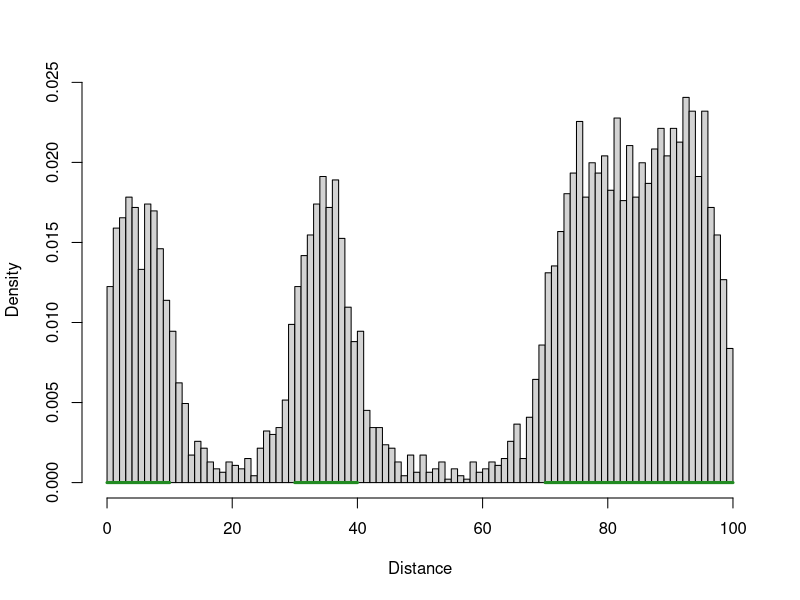
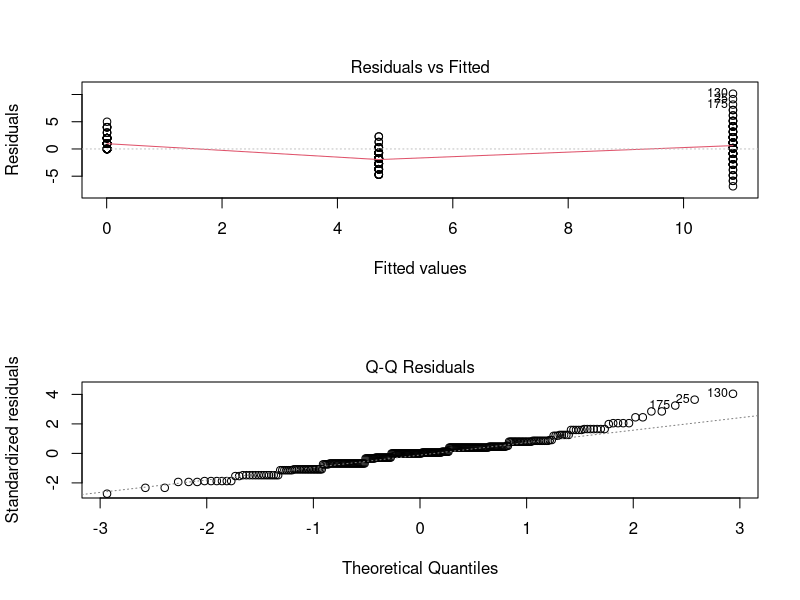

The R script that drew these images, in order:
#Simulation to look at dispersal distances from seminatural features, SR 2020

library(tidyverse)

# Set up simulation -------------------------------------------------------

#Idea: 2D world of habitable patches surrounded by uninhabitable matrix. 
#Organisms start in a patch, reproduce according to logistic growth equation (K related to size of patch), and then disperse according to some univariate normal distribution
#If they land in another/the same patch, they add to its population
#Basically just the theory of island biogeography + metapopulation stuff

#Function to generate distribution of propagules from some source
#patches - dataframe of patches: xmin, xmax, n = starting population
#worldLims - vector of x-limits
#r - rate of growth at n=0
#dispType - dispersal kernel ('normal','t','cauchy','ft')
#dispPars - vector of parameters for dispersal (SD, c(SD,nu) for t-dist, c(a,b) for fat-tailed)
#tim - time steps to take
#kfac - factor to multiply patch size by (raises K-constant of patch)
#propDisperse - proportion of organisms that disperse, rather than staying in the patch (between 0 and 1)
#figure - what type of figure should be displayed ('hist','dense','none')
#lastStep - should only last step be saved (T/F)
#returnDist - should locations of dispersers be returned as a vector (T/F)
mkDist <- function(patches,worldLims,r,dispType,dispPars,tim,kfac,propDisperse=1,figure='hist',lastStep=F,returnDist=F){
  #Helper functions
  
  #Logistic growth equation (n at t+1)
  ntPlus <- function(nt,r,K){
    nt+(r*nt*(1-(nt/K)))
  }
  
  #Generate random numbers from 2-sided fat tailed distribution
  #1-sided: function(d,a,b) 1/(1+a*d^b)
  rft2 <- function(n,a,b){
    d <- runif(n,0,1) #Random uniform
    posneg <- sample(c(-1,1),n,T) #Positive/negative 1
    return(posneg*((1-d)/(a*d))^(1/b))
  }
  
  #Parameters for patches
  patches$size <- with(patches,xmax-xmin) #Size of patch
  patches$mid <- rowMeans(patches[,c('xmax','xmin')]) #Middle of patch
  npatches <- nrow(patches) #number of patches
  
  # plot(0,type='n',xlim=range(patches[,c('xmax','xmin')]),ylim=c(0,30),xlab='',ylab='')
  # for(i in 1:length(patches)){
  #   with(patches,{
  #     lines(c(xmin[i],xmax[i]),c(0,0),col='forestgreen',lwd=3)
  #     points(rep(mean(c(xmin[i],xmax[i])),n[i]),1:(n[i]),pch=19)
  #   })
  # }
  
  recordDisp <- list() #List to store dispersal
  
  for(t in 1:tim){
    #Reproduce
    for(i in 1:npatches){
      patches$n[i] <- round(ntPlus(patches$n[i],r,patches$size[i]))
    }
    
    #Disperse
    
    # dLocs <- with(patches,unlist(mapply(rnorm,n,mid,disp))) #Disperse from middle of patch
    dLocs <- numeric(0) #Empty set to store locations
    for(i in 1:npatches){
      #Dispersal location for migrants - all individuals disperse if propDisperse == 1
      nDispersers <- round(patches$n[i]*propDisperse)
      
      dLocs <- with(patches,c(dLocs,switch(dispType, #Choose dispersal kernel
        normal=rnorm(nDispersers,runif(nDispersers,xmin[i],xmax[i]),dispPars[1]), #Normal distribution
        cauchy=rcauchy(nDispersers,runif(nDispersers,xmin[i],xmax[i]),dispPars[1]), #Cauchy
        t=rt(nDispersers,dispPars[2])*dispPars[1] + runif(nDispersers,xmin[i],xmax[i]), #Student's t (regularized)
        ft=rft2(nDispersers,dispPars[1],dispPars[2]) + runif(nDispersers,xmin[i],xmax[i]) #2-sided fat-tailed
      )))
                     
      #Should try fat-tailed as well, as in Chapman et al 2006
      #Formula f(d|a,b) = 1/(1+a*d^b); authors found a = 0.3-0.4, b = 1.5-1.6
      #Turns out this is impossible to integrate. Better to use t dist or cauchy dist.
      #https://besjournals.onlinelibrary.wiley.com/doi/full/10.1111/j.1365-2656.2006.01172.x
      
      patches$n[i] <- patches$n[i] - nDispersers #Remove migrants
      if(patches$n[i]<0) stop('Population negative')
    }
    
    #Assign migrants to new patches
    for(i in 1:npatches){
      #New population = residents + immigrants
      patches$n[i] <- patches$n[i] + sum(dLocs>=patches$xmin[i] & dLocs<=patches$xmax[i]) 
    }
    
    #Record location of all migrants (sucessful/unsuccessful)
    recordDisp[[t]] <- dLocs
  }
  
  if(lastStep) recordDisp <- recordDisp[[length(recordDisp)]] #Only saves the last time step
  
  recordDisp <- unlist(recordDisp) #Converts to vector
  recordDisp <- recordDisp[recordDisp>=min(worldLims)&recordDisp<=max(worldLims)] #Get rid of records outside of world range
  
  if(figure=='hist'|figure=='dens'){ #Make a figure of the dispersal data
    # plot(0,type='n',xlim=range(patches[,c('xmax','xmin')]),ylim=c(0,max(patches$n)),xlab='',ylab='') #Empty plot
    if(figure=='hist') hist(unlist(recordDisp),freq=F,main='',breaks=100,xlim=worldLims,xlab='Distance') #Histogram plot
    
    if(figure=='dens') plot(density(unlist(recordDisp)),zero.line=T,main='',xlim=worldLims,xlab='Distance') #Density plot
    
    
    for(i in 1:npatches){
      with(patches,{
        lines(c(xmin[i],xmax[i]),c(0,0),col='forestgreen',lwd=3)
        # if(n[i]>0) points(rep(mean(c(xmin[i],xmax[i])),n[i]),1:(n[i]),pch=19)
      })
    }
  }
  
  if(returnDist) return(recordDisp)

}

patches <- data.frame(xmin=c(0,30,70),xmax=c(10,40,100),n=c(5,5,15))
worldLims <- c(0,100)
r <- 1 #Rate of growth

# #normal distribution
# dispType <- 'normal'
# dispPars <- c(5)

# #t distribution
# dispType <- 't'
# dispPars <- c(5,3) #dispersal parameters

# #cauchy distribution 
# dispType <- 'cauchy'
# dispPars <- c(1) #dispersal parameters

#2-sided fat-tailed distribution
dispType <- 'ft'
dispPars <- c(0.4,1.5) #dispersal parameters

tim <- 1000 #Time steps
kfac <- 10 #Factor to multiply k by (change carrying capacity for all patches)

mkDist(patches,worldLims,r,dispType,dispPars,tim,kfac,propDisperse=0.1,figure='hist',lastStep=F,returnDist=F)

# Simple situation --------------------------------------------------------

theme_set(theme_classic())

#1 large patch on left side
patches <- data.frame(xmin=c(0),xmax=c(20),n=c(5))
worldLims <- c(0,100)
r <- 1 #Rate of growth
tim <- 2000 #Time steps
kfac <- 10 #Factor to multiply k by

#Simulate dispersal at 3 distances (25,50,75)
dispDist <- lapply(1:100,function(x){
  data.frame(d=mkDist(patches,worldLims,r,dispType='ft',dispPars=c(0.4,1.5),tim,kfac,propDisperse=0.1,figure='none',lastStep=F,returnDist=T)) %>% 
    filter(d>20) %>% mutate(d=d-20) %>% #Removes dispersals within patch
    # ggplot(aes(x=d))+geom_histogram()
    mutate(d=case_when(d>20&d<30 ~ 'near', d>45&d<55 ~ 'mid', d>70&d<80 ~ 'far')) %>% filter(!is.na(d)) %>% 
    mutate(d=factor(d,levels=c('near','mid','far'))) %>% group_by(d,.drop=F) %>% summarize(n=n()) %>% ungroup() %>% 
    mutate(d=case_when(d=='near' ~ 25, d=='mid' ~ 50, d=='far' ~ 75)) %>% 
    mutate(rep=x)
})
dispDist <- do.call('rbind',dispDist) %>% 
  mutate(rep=factor(rep))

mod1 <- dispDist %>% mutate(d=scale(d)) %>% 
  glm(n~d,data=.,family='poisson')

mod1 <- dispDist %>% mutate(logn=log(n+0.1),d=d) %>% 
  lm(n~sqrt(d),data=.)

# mod1 <- dispDist %>% mutate(d=scale(d)) %>% 
#   glmer(n~d+(d|rep),data=.,family='poisson')
summary(mod1)
par(mfrow=c(2,1)); plot(mod1,which=c(1,2))

#Function to extract "onion skin" proportions of patch cover at distances from cent
# patches: dataframe with xlims of patches
# cent: vector of centre locations
# rad: length of radius
# nSlice: number of slices to take from 0 to rad
onionSkin <- function(patches,cent,rad,nSlice,scale=F){
  #Helper function
  overlap <- function(t1,t2,b1,b2){ #How much of a target line (t1,t2) overlaps the boundary line (b1,b2)
    if(t1>=t2|b1>=b2) stop('Second argument (t2/b2) must be larger than first (t1/b1)')
    max(0,min(t2,b2)-max(t1,b1))
  }
  
  #Setup 
  nPatch <- nrow(patches) #Number of patches specified
  nCent <- length(cent) #Number of point centres to use
  wSlice <- rad/nSlice #Width of a slice
  
  #Matrix for storing values
  results <- matrix(rep(NA,nCent*nSlice),nrow=nCent,ncol=nSlice)
  rownames(results) <- cent
  colnames(results) <- paste0('d',format(round(seq(wSlice,rad,wSlice),2),nsmall=2,trim=T))
  
  for(i in 1:nCent){ #For each point centre
    for(j in 1:nSlice){ #For each slice
      #Boundaries for each slice
      left <- c(cent-wSlice*j,cent-wSlice*(j-1))
      right <- c(cent+wSlice*(j-1),cent+wSlice*j)
      results[i,j] <- 0 #Initialize to zero
      for(k in 1:nPatch){
        results[i,j] <- results[i,j] + #Add overlap 
          overlap(patches$xmin[k],patches$xmax[k],left[1],left[2]) + 
          overlap(patches$xmin[k],patches$xmax[k],right[1],right[2])
      }
    }
  }
  if(scale){ #Scales results to proportion of area in slices
    results <- results/(rad*2/nSlice)
  }
  return(results) #Output
}

#Function to generate random 1-D landscapes
# worldLim: vector of x-limits to world
# nPatches: number of patches to generate
# nWorlds: number of random landscapes to generate (Go then. There are other worlds than these.)
# leaveClear: location to check if patches intersect (reject intersecting worlds)
mkLandscape <- function(worldLims,nPatches,nWorlds=1,leaveClear=NA){
  #Width of world
  worldWidth <- max(worldLims)-min(worldLims)
  
  require(gtools)
  nBreaks <- (nPatches*2)+1 #Dimensions for dirichlet process
  outputList <- list()
  listInd <- 1 #Index for list
  
  while(length(outputList)<nWorlds){
    #Generate "cut up string" of locations using dirichlet process
    breakLocs <- cumsum(c(0,rdirichlet(1,rep(1,nBreaks))))*worldWidth + min(worldLims) 
    
    #Assemble into data frame
    patches <- data.frame(xmin=breakLocs[1:length(breakLocs)-1],xmax=breakLocs[2:length(breakLocs)])
    patches <- patches[seq(2,nrow(patches)-1,2),] #Choose only "middle" patches
    rownames(patches) <- NULL #Reset row names
    
    #Check intersection criteria (if present)
    if(is.na(leaveClear) | !any(patches$xmax>=leaveClear & leaveClear>=patches$xmin)) {
      patches$size <- patches$xmax-patches$xmin #Calculate patch size
      outputList[[listInd]] <- patches #If it passes, append to list
      listInd <- listInd + 1 #Increment counter
    }
  }
  return(outputList)
}

#Works
mkLandscape(worldLims=c(0,100),nPatches=2,nWorlds=3,leaveClear=50)










